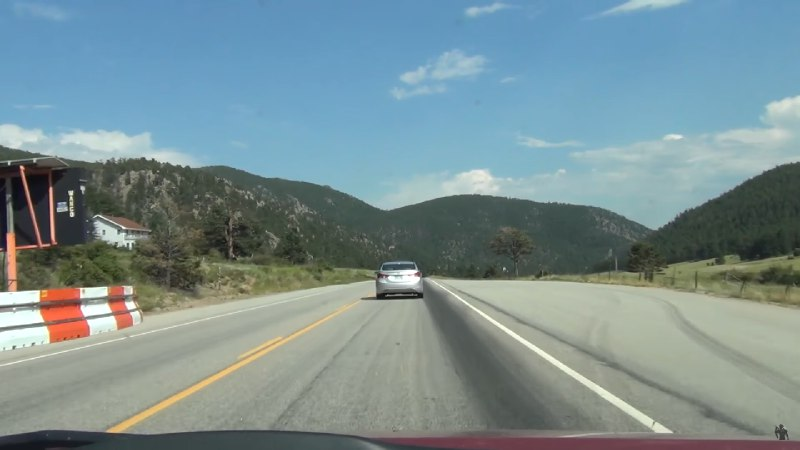
#> input picture lab3/road.jpg, 800 x 450 px, given in place of doroga.mp4, which was not available
$ python video.py
#> lines starting #> are read from the running program, lines starting #| are printed output that depends on the picture; after the words box and inside, x2 and y2 are one past the last pixel; in counts of white or black regions, pixels touching at a corner belong together; pictures that were not available may be replaced by others from this repository, and a replacement may not be noted
#> in process_and_save, frame is the input picture: shape (450, 800, 3); mean B, G, R 146.3, 143, 121.7
import cv2
import imutils
import numpy as np
from matplotlib import pyplot as plt
from IPython.display import display, Markdown

video_path = 'doroga.mp4'
username = 'Kyrylo Shchupii IT-81'


def process(image):
    gray_image = cv2.cvtColor(image, cv2.COLOR_BGR2GRAY)
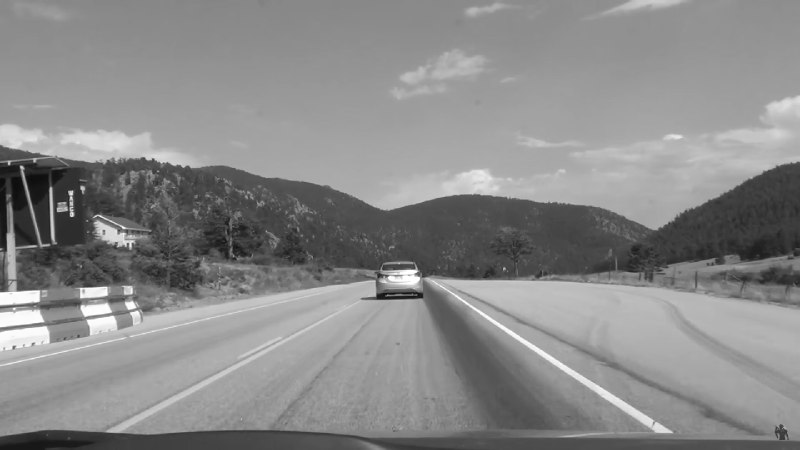
#> gray_image: shape (450, 800); min 7, max 255, mean 137
    blured_image = cv2.GaussianBlur(gray_image, (11, 11), 2)
    canny_image = cv2.Canny(blured_image, 50, 100)
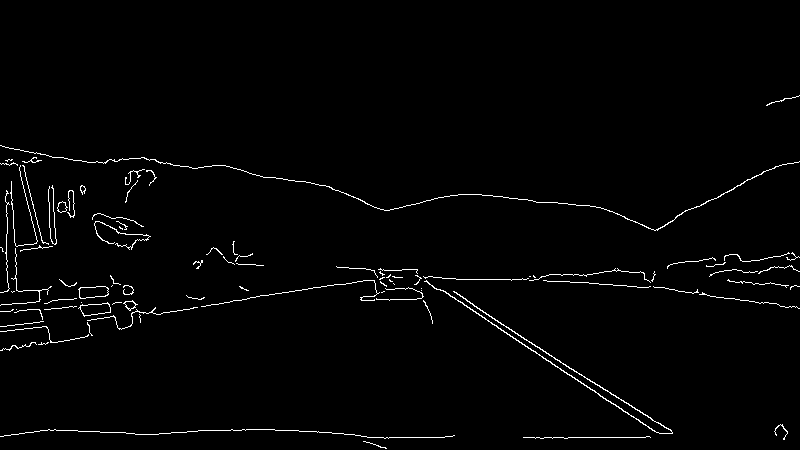
#> canny_image: shape (450, 800); 1.6% white in thin lines or dots, all inside (x1, y1, x2, y2) = (0, 95, 800, 449)
    lines = cv2.HoughLinesP(canny_image, 1, np.pi / 180, 150, None, 50, 10)
#> lines = [[523, 437, 650, 437], [454, 292, 616, 397], [443, 290, 643, 424]]
    lines = [] if lines is None else lines
    for (x1, y1, x2, y2) in map(lambda x: x[0], lines):
        # 1280x720
        if y1 < 450 or y2 < 450:
            continue

        # пропустить горизонтальные линии
        if x1 != x2 and abs((y2 - y1) / (x2 - x1)) < 0.2:
            continue

        cv2.line(image, (x1, y1), (x2, y2), (0, 0, 255), 5, cv2.LINE_AA)
#> this loop made 3 passes
    cv2.putText(image, username, (50, 100), cv2.FONT_HERSHEY_COMPLEX, 3, (255, 255, 255), 3, cv2.LINE_4)
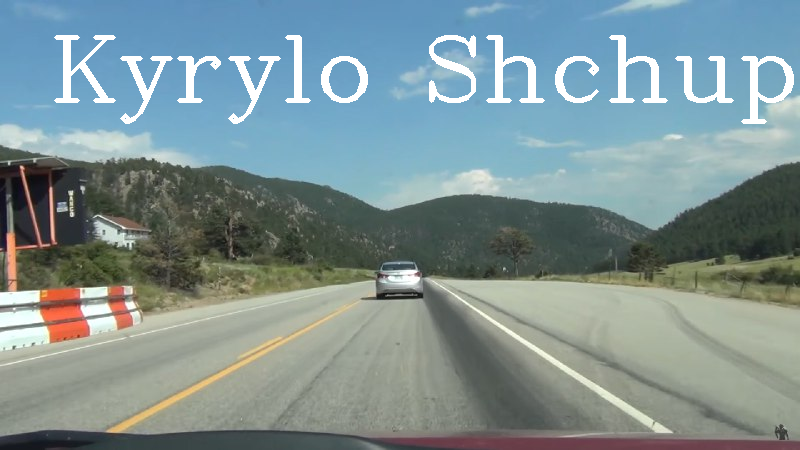
#> image: shape (450, 800, 3); 3.28% of pixels changed, all inside (x1, y1, x2, y2) = (54, 35, 794, 124)


def process_and_show():
    cap = cv2.VideoCapture(video_path)
    while cap.isOpened():
        ret, frame = cap.read()
        if ret:
            process(frame)
            cv2.imshow('Frame', frame)
            if cv2.waitKey(25) & 0xFF == ord('q'):
                break
        else:
            break
    cap.release()
    cv2.destroyAllWindows()


def process_and_save():
    cap = cv2.VideoCapture(video_path)
    fourcc = cv2.VideoWriter_fourcc(*'mp4v')
    out = cv2.VideoWriter('output.mp4', fourcc, 20.0, (1280, 720))
    while cap.isOpened():
        ret, frame = cap.read()
        if ret:
            process(frame)
            out.write(frame)
        else:
            break
    cap.release()
    out.release()
    cv2.destroyAllWindows()


process_and_save()
